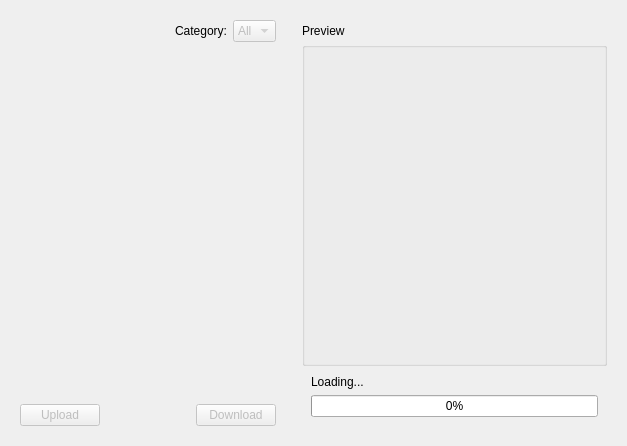
<?xml version="1.0" encoding="UTF-8"?>
<!--
templates.ui
This is the user interface layout for the Templates pane.

RCU is a management client for the reMarkable Tablet.
Copyright (C) 2020-23  Davis Remmel

This program is free software: you can redistribute it and/or modify
it under the terms of the GNU Affero General Public License as
published by the Free Software Foundation, either version 3 of the
License, or (at your option) any later version.

This program is distributed in the hope that it will be useful,
but WITHOUT ANY WARRANTY; without even the implied warranty of
MERCHANTABILITY or FITNESS FOR A PARTICULAR PURPOSE.  See the
GNU Affero General Public License for more details.

You should have received a copy of the GNU Affero General Public License
along with this program.  If not, see <https://www.gnu.org/licenses/>.
-->
<ui version="4.0">
 <class>Form</class>
 <widget class="QWidget" name="Form">
  <property name="geometry">
   <rect>
    <x>0</x>
    <y>0</y>
    <width>627</width>
    <height>446</height>
   </rect>
  </property>
  <property name="sizePolicy">
   <sizepolicy hsizetype="Preferred" vsizetype="Preferred">
    <horstretch>0</horstretch>
    <verstretch>0</verstretch>
   </sizepolicy>
  </property>
  <property name="minimumSize">
   <size>
    <width>480</width>
    <height>440</height>
   </size>
  </property>
  <property name="windowTitle">
   <string>Form</string>
  </property>
  <layout class="QGridLayout" name="gridLayout">
   <item row="0" column="1">
    <layout class="QVBoxLayout" name="displaypanelayout">
     <property name="leftMargin">
      <number>9</number>
     </property>
     <property name="topMargin">
      <number>9</number>
     </property>
     <property name="rightMargin">
      <number>9</number>
     </property>
     <property name="bottomMargin">
      <number>9</number>
     </property>
     <item>
      <layout class="QHBoxLayout" name="horizontalLayout_3">
       <item>
        <widget class="QWidget" name="widget" native="true">
         <property name="sizePolicy">
          <sizepolicy hsizetype="Maximum" vsizetype="Minimum">
           <horstretch>0</horstretch>
           <verstretch>0</verstretch>
          </sizepolicy>
         </property>
         <property name="minimumSize">
          <size>
           <width>256</width>
           <height>0</height>
          </size>
         </property>
         <layout class="QGridLayout" name="gridLayout_4">
          <property name="leftMargin">
           <number>0</number>
          </property>
          <property name="topMargin">
           <number>0</number>
          </property>
          <property name="rightMargin">
           <number>0</number>
          </property>
          <property name="bottomMargin">
           <number>0</number>
          </property>
          <item row="0" column="0">
           <layout class="QVBoxLayout" name="selector_layout">
            <item>
             <layout class="QHBoxLayout" name="horizontalLayout_2">
              <item>
               <spacer name="horizontalSpacer_2">
                <property name="orientation">
                 <enum>Qt::Horizontal</enum>
                </property>
                <property name="sizeHint" stdset="0">
                 <size>
                  <width>40</width>
                  <height>20</height>
                 </size>
                </property>
               </spacer>
              </item>
              <item>
               <widget class="QLabel" name="label">
                <property name="text">
                 <string>Category:</string>
                </property>
                <property name="alignment">
                 <set>Qt::AlignRight|Qt::AlignTrailing|Qt::AlignVCenter</set>
                </property>
               </widget>
              </item>
              <item>
               <widget class="QComboBox" name="category_comboBox">
                <property name="enabled">
                 <bool>false</bool>
                </property>
                <property name="sizePolicy">
                 <sizepolicy hsizetype="Preferred" vsizetype="Preferred">
                  <horstretch>0</horstretch>
                  <verstretch>0</verstretch>
                 </sizepolicy>
                </property>
                <property name="toolTip">
                 <string>Filter templates by a specific category</string>
                </property>
                <property name="accessibleName">
                 <string>Filter category</string>
                </property>
                <property name="accessibleDescription">
                 <string>Filter templates by a specific category</string>
                </property>
                <item>
                 <property name="text">
                  <string>All</string>
                 </property>
                </item>
               </widget>
              </item>
             </layout>
            </item>
            <item>
             <widget class="QWidget" name="tree_placeholder" native="true">
              <property name="sizePolicy">
               <sizepolicy hsizetype="Expanding" vsizetype="Expanding">
                <horstretch>0</horstretch>
                <verstretch>0</verstretch>
               </sizepolicy>
              </property>
             </widget>
            </item>
            <item>
             <layout class="QHBoxLayout" name="horizontalLayout_4">
              <property name="topMargin">
               <number>0</number>
              </property>
              <item>
               <widget class="QPushButton" name="upload_pushButton">
                <property name="enabled">
                 <bool>false</bool>
                </property>
                <property name="sizePolicy">
                 <sizepolicy hsizetype="Preferred" vsizetype="Preferred">
                  <horstretch>0</horstretch>
                  <verstretch>0</verstretch>
                 </sizepolicy>
                </property>
                <property name="maximumSize">
                 <size>
                  <width>100</width>
                  <height>16777215</height>
                 </size>
                </property>
                <property name="toolTip">
                 <string>Upload an RMT, SVG, or PNG template</string>
                </property>
                <property name="accessibleName">
                 <string>Upload template</string>
                </property>
                <property name="accessibleDescription">
                 <string>Upload an RMT, SVG, or PNG template</string>
                </property>
                <property name="text">
                 <string>Upload</string>
                </property>
               </widget>
              </item>
              <item>
               <spacer name="horizontalSpacer">
                <property name="orientation">
                 <enum>Qt::Horizontal</enum>
                </property>
                <property name="sizeHint" stdset="0">
                 <size>
                  <width>40</width>
                  <height>20</height>
                 </size>
                </property>
               </spacer>
              </item>
              <item>
               <widget class="QPushButton" name="download_pushButton">
                <property name="enabled">
                 <bool>false</bool>
                </property>
                <property name="sizePolicy">
                 <sizepolicy hsizetype="Preferred" vsizetype="Preferred">
                  <horstretch>0</horstretch>
                  <verstretch>0</verstretch>
                 </sizepolicy>
                </property>
                <property name="maximumSize">
                 <size>
                  <width>100</width>
                  <height>16777215</height>
                 </size>
                </property>
                <property name="toolTip">
                 <string>Download the selected template archive</string>
                </property>
                <property name="accessibleName">
                 <string>Download template</string>
                </property>
                <property name="accessibleDescription">
                 <string>Download the selected template archive</string>
                </property>
                <property name="text">
                 <string>Download</string>
                </property>
               </widget>
              </item>
             </layout>
            </item>
           </layout>
          </item>
         </layout>
        </widget>
       </item>
       <item>
        <layout class="QVBoxLayout" name="preview_layout">
         <property name="spacing">
          <number>0</number>
         </property>
         <property name="leftMargin">
          <number>20</number>
         </property>
         <item>
          <layout class="QHBoxLayout" name="horizontalLayout">
           <property name="topMargin">
            <number>0</number>
           </property>
           <item>
            <widget class="QLabel" name="label_2">
             <property name="text">
              <string>Preview</string>
             </property>
            </widget>
           </item>
           <item>
            <widget class="QComboBox" name="comboBox">
             <property name="enabled">
              <bool>false</bool>
             </property>
             <property name="sizePolicy">
              <sizepolicy hsizetype="Fixed" vsizetype="Preferred">
               <horstretch>0</horstretch>
               <verstretch>0</verstretch>
              </sizepolicy>
             </property>
             <property name="maximumSize">
              <size>
               <width>0</width>
               <height>16777215</height>
              </size>
             </property>
             <property name="focusPolicy">
              <enum>Qt::NoFocus</enum>
             </property>
             <property name="contextMenuPolicy">
              <enum>Qt::NoContextMenu</enum>
             </property>
             <property name="styleSheet">
              <string notr="true">opacity: 0;</string>
             </property>
            </widget>
           </item>
          </layout>
         </item>
         <item>
          <layout class="QGridLayout" name="gridLayout_2">
           <property name="topMargin">
            <number>0</number>
           </property>
           <property name="verticalSpacing">
            <number>3</number>
           </property>
           <item row="1" column="0">
            <widget class="QGroupBox" name="groupBox">
             <property name="title">
              <string/>
             </property>
             <layout class="QGridLayout" name="gridLayout_3">
              <property name="leftMargin">
               <number>1</number>
              </property>
              <property name="topMargin">
               <number>1</number>
              </property>
              <property name="rightMargin">
               <number>0</number>
              </property>
              <property name="bottomMargin">
               <number>0</number>
              </property>
              <property name="spacing">
               <number>0</number>
              </property>
              <item row="0" column="0">
               <widget class="QWidget" name="template_widget" native="true">
                <property name="minimumSize">
                 <size>
                  <width>0</width>
                  <height>40</height>
                 </size>
                </property>
                <property name="styleSheet">
                 <string notr="true"/>
                </property>
                <layout class="QGridLayout" name="gridLayout_6">
                 <property name="leftMargin">
                  <number>0</number>
                 </property>
                 <property name="topMargin">
                  <number>0</number>
                 </property>
                 <property name="rightMargin">
                  <number>0</number>
                 </property>
                 <property name="bottomMargin">
                  <number>0</number>
                 </property>
                 <item row="0" column="0">
                  <layout class="QHBoxLayout" name="horizontalLayout_5">
                   <item>
                    <spacer name="horizontalSpacer_3">
                     <property name="orientation">
                      <enum>Qt::Horizontal</enum>
                     </property>
                     <property name="sizeHint" stdset="0">
                      <size>
                       <width>0</width>
                       <height>0</height>
                      </size>
                     </property>
                    </spacer>
                   </item>
                   <item>
                    <layout class="QVBoxLayout" name="verticalLayout_2">
                     <property name="leftMargin">
                      <number>0</number>
                     </property>
                     <property name="rightMargin">
                      <number>0</number>
                     </property>
                     <item>
                      <spacer name="verticalSpacer">
                       <property name="orientation">
                        <enum>Qt::Vertical</enum>
                       </property>
                       <property name="sizeHint" stdset="0">
                        <size>
                         <width>0</width>
                         <height>0</height>
                        </size>
                       </property>
                      </spacer>
                     </item>
                     <item>
                      <widget class="QLabel" name="svg_label">
                       <property name="sizePolicy">
                        <sizepolicy hsizetype="Fixed" vsizetype="Fixed">
                         <horstretch>0</horstretch>
                         <verstretch>0</verstretch>
                        </sizepolicy>
                       </property>
                       <property name="accessibleName">
                        <string>Template preview</string>
                       </property>
                       <property name="styleSheet">
                        <string notr="true"/>
                       </property>
                       <property name="frameShape">
                        <enum>QFrame::NoFrame</enum>
                       </property>
                       <property name="text">
                        <string/>
                       </property>
                       <property name="scaledContents">
                        <bool>true</bool>
                       </property>
                       <property name="alignment">
                        <set>Qt::AlignCenter</set>
                       </property>
                      </widget>
                     </item>
                     <item>
                      <spacer name="verticalSpacer_2">
                       <property name="orientation">
                        <enum>Qt::Vertical</enum>
                       </property>
                       <property name="sizeHint" stdset="0">
                        <size>
                         <width>0</width>
                         <height>0</height>
                        </size>
                       </property>
                      </spacer>
                     </item>
                    </layout>
                   </item>
                   <item>
                    <spacer name="horizontalSpacer_4">
                     <property name="orientation">
                      <enum>Qt::Horizontal</enum>
                     </property>
                     <property name="sizeHint" stdset="0">
                      <size>
                       <width>0</width>
                       <height>0</height>
                      </size>
                     </property>
                    </spacer>
                   </item>
                  </layout>
                 </item>
                </layout>
               </widget>
              </item>
             </layout>
            </widget>
           </item>
          </layout>
         </item>
         <item>
          <widget class="QWidget" name="loading_widget" native="true">
           <property name="sizePolicy">
            <sizepolicy hsizetype="Preferred" vsizetype="Preferred">
             <horstretch>0</horstretch>
             <verstretch>0</verstretch>
            </sizepolicy>
           </property>
           <layout class="QVBoxLayout" name="verticalLayout">
            <item>
             <widget class="QLabel" name="loading_label">
              <property name="text">
               <string>Loading...</string>
              </property>
             </widget>
            </item>
            <item>
             <widget class="QProgressBar" name="progressBar">
              <property name="sizePolicy">
               <sizepolicy hsizetype="Expanding" vsizetype="Preferred">
                <horstretch>0</horstretch>
                <verstretch>0</verstretch>
               </sizepolicy>
              </property>
              <property name="accessibleName">
               <string>Progress bar</string>
              </property>
              <property name="value">
               <number>0</number>
              </property>
             </widget>
            </item>
           </layout>
          </widget>
         </item>
        </layout>
       </item>
      </layout>
     </item>
    </layout>
   </item>
  </layout>
 </widget>
 <resources/>
 <connections/>
</ui>
